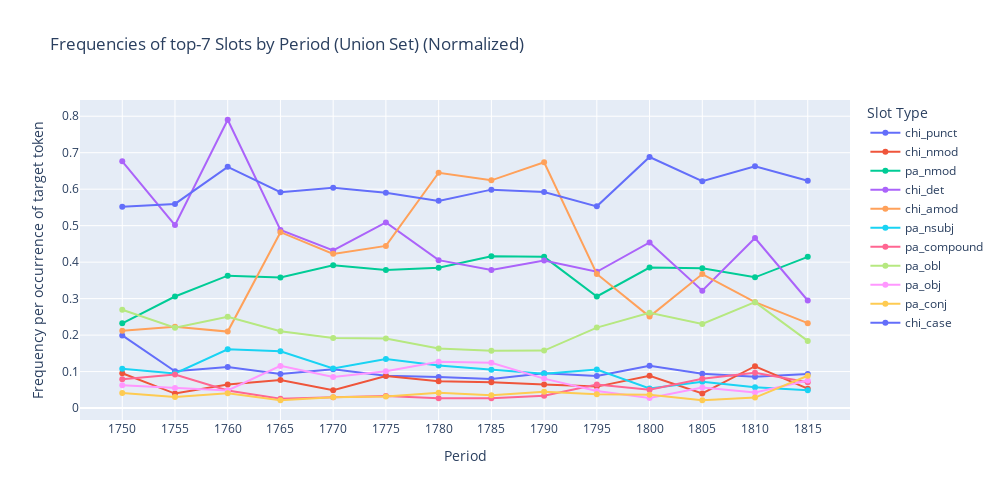

Notebook code for this chart:
### Code cell
from SynFlow.SCD.freq import plot_freq_top_union_slots_by_period
slot_json_path = "/home/volt/bach/SynFlow/output/air-N-1750-1819/Explorer/air_N_slotpaths.json"

plot_freq_top_union_slots_by_period(
    json_path=slot_json_path,
    top_n=7,
    normalized=True,
    token_counts=token_counts,
)

### Figure 1 — Plotly figure (JSON) as saved in the notebook; plotly's stock layout.template omitted (floating-point values rounded to 4 significant figures)
{"data": [{"hovertemplate": "Slot Type=chi_punct<br>Period=%{x}<br>Frequency=%{y}<extra></extra>", "legendgroup": "chi_punct", "line": {"color": "#636efa", "dash": "solid"}, "marker": {"symbol": "circle"}, "mode": "lines+markers", "name": "chi_punct", "orientation": "v", "showlegend": true, "type": "scatter", "x": ["1750", "1755", "1760", "1765", "1770", "1775", "1780", "1785", "1790", "1795", "1800", "1805", "1810", "1815"], "xaxis": "x", "y": [0.1992, 0.1009, 0.1129, 0.09314, 0.1065, 0.08855, 0.08538, 0.07942, 0.09546, 0.08824, 0.1162, 0.09383, 0.08602, 0.09313], "yaxis": "y"}, {"hovertemplate": "Slot Type=chi_nmod<br>Period=%{x}<br>Frequency=%{y}<extra></extra>", "legendgroup": "chi_nmod", "line": {"color": "#EF553B", "dash": "solid"}, "marker": {"symbol": "circle"}, "mode": "lines+markers", "name": "chi_nmod", "orientation": "v", "showlegend": true, "type": "scatter", "x": ["1750", "1755", "1760", "1765", "1770", "1775", "1780", "1785", "1790", "1795", "1800", "1805", "1810", "1815"], "xaxis": "x", "y": [0.09544, 0.03976, 0.06452, 0.07677, 0.0488, 0.08799, 0.07343, 0.07078, 0.06475, 0.05882, 0.08869, 0.04021, 0.1147, 0.05322], "yaxis": "y"}, {"hovertemplate": "Slot Type=pa_nmod<br>Period=%{x}<br>Frequency=%{y}<extra></extra>", "legendgroup": "pa_nmod", "line": {"color": "#00cc96", "dash": "solid"}, "marker": {"symbol": "circle"}, "mode": "lines+markers", "name": "pa_nmod", "orientation": "v", "showlegend": true, "type": "scatter", "x": ["1750", "1755", "1760", "1765", "1770", "1775", "1780", "1785", "1790", "1795", "1800", "1805", "1810", "1815"], "xaxis": "x", "y": [0.2324, 0.3058, 0.3629, 0.3582, 0.3916, 0.3785, 0.3846, 0.416, 0.4146, 0.3059, 0.3853, 0.3834, 0.3584, 0.4146], "yaxis": "y"}, {"hovertemplate": "Slot Type=chi_det<br>Period=%{x}<br>Frequency=%{y}<extra></extra>", "legendgroup": "chi_det", "line": {"color": "#ab63fa", "dash": "solid"}, "marker": {"symbol": "circle"}, "mode": "lines+markers", "name": "chi_det", "orientation": "v", "showlegend": true, "type": "scatter", "x": ["1750", "1755", "1760", "1765", "1770", "1775", "1780", "1785", "1790", "1795", "1800", "1805", "1810", "1815"], "xaxis": "x", "y": [0.6763, 0.5015, 0.7903, 0.4882, 0.4322, 0.5087, 0.4054, 0.3782, 0.4045, 0.3735, 0.4541, 0.3217, 0.4659, 0.2949], "yaxis": "y"}, {"hovertemplate": "Slot Type=chi_amod<br>Period=%{x}<br>Frequency=%{y}<extra></extra>", "legendgroup": "chi_amod", "line": {"color": "#FFA15A", "dash": "solid"}, "marker": {"symbol": "circle"}, "mode": "lines+markers", "name": "chi_amod", "orientation": "v", "showlegend": true, "type": "scatter", "x": ["1750", "1755", "1760", "1765", "1770", "1775", "1780", "1785", "1790", "1795", "1800", "1805", "1810", "1815"], "xaxis": "x", "y": [0.2116, 0.2232, 0.2097, 0.4821, 0.4227, 0.4444, 0.6452, 0.6243, 0.6736, 0.3676, 0.2508, 0.3673, 0.2903, 0.2328], "yaxis": "y"}, {"hovertemplate": "Slot Type=pa_nsubj<br>Period=%{x}<br>Frequency=%{y}<extra></extra>", "legendgroup": "pa_nsubj", "line": {"color": "#19d3f3", "dash": "solid"}, "marker": {"symbol": "circle"}, "mode": "lines+markers", "name": "pa_nsubj", "orientation": "v", "showlegend": true, "type": "scatter", "x": ["1750", "1755", "1760", "1765", "1770", "1775", "1780", "1785", "1790", "1795", "1800", "1805", "1810", "1815"], "xaxis": "x", "y": [0.1079, 0.0948, 0.1613, 0.1556, 0.1084, 0.1342, 0.1168, 0.1053, 0.09413, 0.1059, 0.05352, 0.07239, 0.05735, 0.04878], "yaxis": "y"}, {"hovertemplate": "Slot Type=pa_compound<br>Period=%{x}<br>Frequency=%{y}<extra></extra>", "legendgroup": "pa_compound", "line": {"color": "#FF6692", "dash": "solid"}, "marker": {"symbol": "circle"}, "mode": "lines+markers", "name": "pa_compound", "orientation": "v", "showlegend": true, "type": "scatter", "x": ["1750", "1755", "1760", "1765", "1770", "1775", "1780", "1785", "1790", "1795", "1800", "1805", "1810", "1815"], "xaxis": "x", "y": [0.07884, 0.09174, 0.04839, 0.02559, 0.02978, 0.03328, 0.02698, 0.02716, 0.03405, 0.06471, 0.05046, 0.08043, 0.09677, 0.07095], "yaxis": "y"}, {"hovertemplate": "Slot Type=pa_obl<br>Period=%{x}<br>Frequency=%{y}<extra></extra>", "legendgroup": "pa_obl", "line": {"color": "#B6E880", "dash": "solid"}, "marker": {"symbol": "circle"}, "mode": "lines+markers", "name": "pa_obl", "orientation": "v", "showlegend": true, "type": "scatter", "x": ["1750", "1755", "1760", "1765", "1770", "1775", "1780", "1785", "1790", "1795", "1800", "1805", "1810", "1815"], "xaxis": "x", "y": [0.2697, 0.2202, 0.25, 0.2108, 0.192, 0.1906, 0.1633, 0.1572, 0.1575, 0.2206, 0.2615, 0.2306, 0.2903, 0.184], "yaxis": "y"}, {"hovertemplate": "Slot Type=pa_obj<br>Period=%{x}<br>Frequency=%{y}<extra></extra>", "legendgroup": "pa_obj", "line": {"color": "#FF97FF", "dash": "solid"}, "marker": {"symbol": "circle"}, "mode": "lines+markers", "name": "pa_obj", "orientation": "v", "showlegend": true, "type": "scatter", "x": ["1750", "1755", "1760", "1765", "1770", "1775", "1780", "1785", "1790", "1795", "1800", "1805", "1810", "1815"], "xaxis": "x", "y": [0.06224, 0.05505, 0.04839, 0.1157, 0.08492, 0.101, 0.1267, 0.1243, 0.08077, 0.04706, 0.02752, 0.0563, 0.04301, 0.07539], "yaxis": "y"}, {"hovertemplate": "Slot Type=pa_conj<br>Period=%{x}<br>Frequency=%{y}<extra></extra>", "legendgroup": "pa_conj", "line": {"color": "#FECB52", "dash": "solid"}, "marker": {"symbol": "circle"}, "mode": "lines+markers", "name": "pa_conj", "orientation": "v", "showlegend": true, "type": "scatter", "x": ["1750", "1755", "1760", "1765", "1770", "1775", "1780", "1785", "1790", "1795", "1800", "1805", "1810", "1815"], "xaxis": "x", "y": [0.04149, 0.03058, 0.04032, 0.02149, 0.02978, 0.03158, 0.04167, 0.03498, 0.04473, 0.03824, 0.0367, 0.02145, 0.02867, 0.08869], "yaxis": "y"}, {"hovertemplate": "Slot Type=chi_case<br>Period=%{x}<br>Frequency=%{y}<extra></extra>", "legendgroup": "chi_case", "line": {"color": "#636efa", "dash": "solid"}, "marker": {"symbol": "circle"}, "mode": "lines+markers", "name": "chi_case", "orientation": "v", "showlegend": true, "type": "scatter", "x": ["1750", "1755", "1760", "1765", "1770", "1775", "1780", "1785", "1790", "1795", "1800", "1805", "1810", "1815"], "xaxis": "x", "y": [0.5519, 0.5596, 0.6613, 0.5916, 0.6039, 0.5905, 0.568, 0.5988, 0.5921, 0.5529, 0.6881, 0.622, 0.6631, 0.6231], "yaxis": "y"}], "layout": {"height": 500, "legend": {"title": {"text": "Slot Type"}, "tracegroupgap": 0}, "title": {"text": "Frequencies of top-7 Slots by Period (Union Set) (Normalized)"}, "width": 1000, "xaxis": {"anchor": "y", "domain": [0, 1], "title": {"text": "Period"}}, "yaxis": {"anchor": "x", "domain": [0, 1], "title": {"text": "Frequency per occurrence of target token "}}}}
